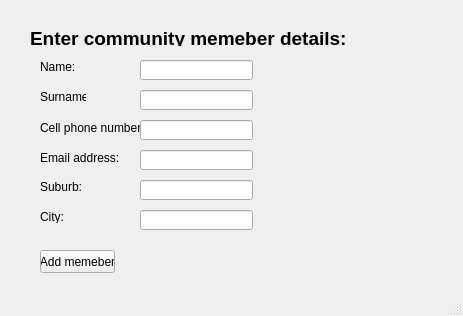
<?xml version="1.0" encoding="UTF-8"?>
<ui version="4.0">
 <class>MainWindow</class>
 <widget class="QMainWindow" name="MainWindow">
  <property name="geometry">
   <rect>
    <x>0</x>
    <y>0</y>
    <width>463</width>
    <height>316</height>
   </rect>
  </property>
  <property name="windowTitle">
   <string>MainWindow</string>
  </property>
  <widget class="QWidget" name="centralwidget">
   <widget class="QLabel" name="label">
    <property name="geometry">
     <rect>
      <x>30</x>
      <y>30</y>
      <width>371</width>
      <height>16</height>
     </rect>
    </property>
    <property name="font">
     <font>
      <pointsize>14</pointsize>
      <weight>75</weight>
      <bold>true</bold>
     </font>
    </property>
    <property name="text">
     <string>Enter community memeber details:</string>
    </property>
   </widget>
   <widget class="QLabel" name="label_2">
    <property name="geometry">
     <rect>
      <x>40</x>
      <y>60</y>
      <width>46</width>
      <height>13</height>
     </rect>
    </property>
    <property name="text">
     <string>Name:</string>
    </property>
   </widget>
   <widget class="QLabel" name="label_3">
    <property name="geometry">
     <rect>
      <x>40</x>
      <y>90</y>
      <width>46</width>
      <height>13</height>
     </rect>
    </property>
    <property name="text">
     <string>Surname:</string>
    </property>
   </widget>
   <widget class="QLabel" name="label_4">
    <property name="geometry">
     <rect>
      <x>40</x>
      <y>120</y>
      <width>101</width>
      <height>16</height>
     </rect>
    </property>
    <property name="text">
     <string>Cell phone number:</string>
    </property>
   </widget>
   <widget class="QLabel" name="label_5">
    <property name="geometry">
     <rect>
      <x>40</x>
      <y>150</y>
      <width>101</width>
      <height>16</height>
     </rect>
    </property>
    <property name="text">
     <string>Email address:</string>
    </property>
   </widget>
   <widget class="QLabel" name="label_6">
    <property name="geometry">
     <rect>
      <x>40</x>
      <y>180</y>
      <width>46</width>
      <height>13</height>
     </rect>
    </property>
    <property name="text">
     <string>Suburb:</string>
    </property>
   </widget>
   <widget class="QLabel" name="label_7">
    <property name="geometry">
     <rect>
      <x>40</x>
      <y>210</y>
      <width>46</width>
      <height>13</height>
     </rect>
    </property>
    <property name="text">
     <string>City:</string>
    </property>
   </widget>
   <widget class="QLineEdit" name="lineEdit">
    <property name="geometry">
     <rect>
      <x>140</x>
      <y>60</y>
      <width>113</width>
      <height>20</height>
     </rect>
    </property>
   </widget>
   <widget class="QLineEdit" name="lineEdit_2">
    <property name="geometry">
     <rect>
      <x>140</x>
      <y>90</y>
      <width>113</width>
      <height>20</height>
     </rect>
    </property>
   </widget>
   <widget class="QLineEdit" name="lineEdit_3">
    <property name="geometry">
     <rect>
      <x>140</x>
      <y>120</y>
      <width>113</width>
      <height>20</height>
     </rect>
    </property>
   </widget>
   <widget class="QLineEdit" name="lineEdit_4">
    <property name="geometry">
     <rect>
      <x>140</x>
      <y>150</y>
      <width>113</width>
      <height>20</height>
     </rect>
    </property>
   </widget>
   <widget class="QLineEdit" name="lineEdit_5">
    <property name="geometry">
     <rect>
      <x>140</x>
      <y>180</y>
      <width>113</width>
      <height>20</height>
     </rect>
    </property>
   </widget>
   <widget class="QLineEdit" name="lineEdit_6">
    <property name="geometry">
     <rect>
      <x>140</x>
      <y>210</y>
      <width>113</width>
      <height>20</height>
     </rect>
    </property>
   </widget>
   <widget class="QPushButton" name="pushButton">
    <property name="geometry">
     <rect>
      <x>40</x>
      <y>250</y>
      <width>75</width>
      <height>23</height>
     </rect>
    </property>
    <property name="text">
     <string>Add memeber</string>
    </property>
   </widget>
  </widget>
  <widget class="QMenuBar" name="menubar">
   <property name="geometry">
    <rect>
     <x>0</x>
     <y>0</y>
     <width>463</width>
     <height>21</height>
    </rect>
   </property>
  </widget>
  <widget class="QStatusBar" name="statusbar"/>
 </widget>
 <resources/>
 <connections/>
</ui>
